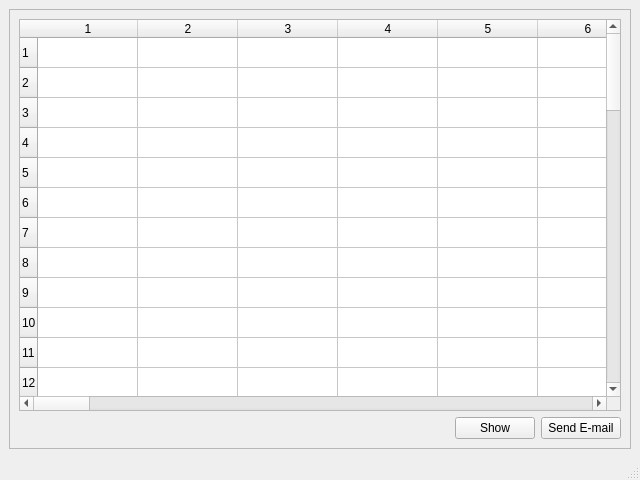
<?xml version="1.0" encoding="UTF-8"?>
<ui version="4.0">
 <class>shortlisted_candidate</class>
 <widget class="QMainWindow" name="shortlisted_candidate">
  <property name="geometry">
   <rect>
    <x>0</x>
    <y>0</y>
    <width>640</width>
    <height>480</height>
   </rect>
  </property>
  <property name="windowTitle">
   <string>Shortlisted candidate</string>
  </property>
  <widget class="QWidget" name="centralwidget">
   <layout class="QGridLayout" name="gridLayout_2">
    <item row="0" column="0">
     <widget class="QFrame" name="frame">
      <property name="frameShape">
       <enum>QFrame::StyledPanel</enum>
      </property>
      <property name="frameShadow">
       <enum>QFrame::Raised</enum>
      </property>
      <layout class="QGridLayout" name="gridLayout">
       <item row="0" column="0">
        <layout class="QVBoxLayout" name="verticalLayout">
         <item>
          <widget class="QTableWidget" name="tableWidget">
           <property name="rowCount">
            <number>50</number>
           </property>
           <property name="columnCount">
            <number>50</number>
           </property>
           <row/>
           <row/>
           <row/>
           <row/>
           <row/>
           <row/>
           <row/>
           <row/>
           <row/>
           <row/>
           <row/>
           <row/>
           <row/>
           <row/>
           <row/>
           <row/>
           <row/>
           <row/>
           <row/>
           <row/>
           <row/>
           <row/>
           <row/>
           <row/>
           <row/>
           <row/>
           <row/>
           <row/>
           <row/>
           <row/>
           <row/>
           <row/>
           <row/>
           <row/>
           <row/>
           <row/>
           <row/>
           <row/>
           <row/>
           <row/>
           <row/>
           <row/>
           <row/>
           <row/>
           <row/>
           <row/>
           <row/>
           <row/>
           <row/>
           <row/>
           <column/>
           <column/>
           <column/>
           <column/>
           <column/>
           <column/>
           <column/>
           <column/>
           <column/>
           <column/>
           <column/>
           <column/>
           <column/>
           <column/>
           <column/>
           <column/>
           <column/>
           <column/>
           <column/>
           <column/>
           <column/>
           <column/>
           <column/>
           <column/>
           <column/>
           <column/>
           <column/>
           <column/>
           <column/>
           <column/>
           <column/>
           <column/>
           <column/>
           <column/>
           <column/>
           <column/>
           <column/>
           <column/>
           <column/>
           <column/>
           <column/>
           <column/>
           <column/>
           <column/>
           <column/>
           <column/>
           <column/>
           <column/>
           <column/>
           <column/>
          </widget>
         </item>
         <item>
          <layout class="QHBoxLayout" name="horizontalLayout">
           <item>
            <spacer name="horizontalSpacer">
             <property name="orientation">
              <enum>Qt::Horizontal</enum>
             </property>
             <property name="sizeHint" stdset="0">
              <size>
               <width>40</width>
               <height>20</height>
              </size>
             </property>
            </spacer>
           </item>
           <item>
            <widget class="QPushButton" name="pushButton">
             <property name="text">
              <string>Show</string>
             </property>
            </widget>
           </item>
           <item>
            <widget class="QPushButton" name="pushButton_2">
             <property name="text">
              <string>Send E-mail</string>
             </property>
            </widget>
           </item>
          </layout>
         </item>
        </layout>
       </item>
      </layout>
     </widget>
    </item>
   </layout>
  </widget>
  <widget class="QStatusBar" name="statusbar"/>
 </widget>
 <resources/>
 <connections/>
</ui>
